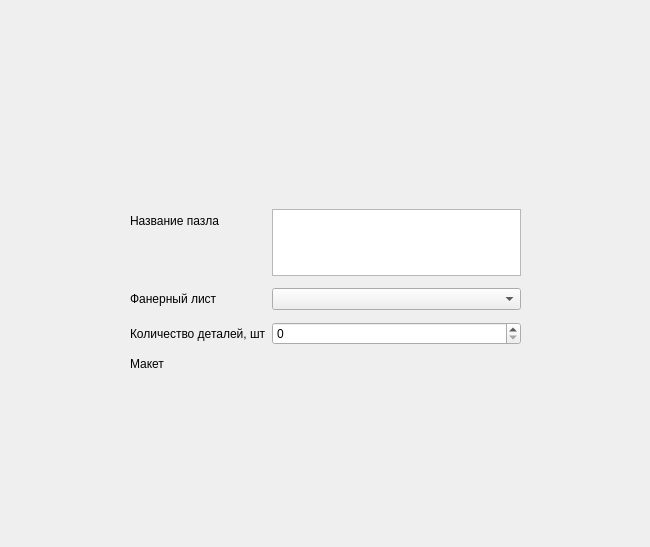
<?xml version="1.0" encoding="UTF-8"?>
<ui version="4.0">
 <class>Form</class>
 <widget class="QWidget" name="Form">
  <property name="geometry">
   <rect>
    <x>0</x>
    <y>0</y>
    <width>650</width>
    <height>547</height>
   </rect>
  </property>
  <property name="windowTitle">
   <string>Form</string>
  </property>
  <widget class="QWidget" name="formLayoutWidget">
   <property name="geometry">
    <rect>
     <x>130</x>
     <y>209</y>
     <width>391</width>
     <height>162</height>
    </rect>
   </property>
   <layout class="QFormLayout" name="formLayout">
    <item row="4" column="0">
     <widget class="QLabel" name="puzzle_count_label">
      <property name="text">
       <string>Количество деталей, шт</string>
      </property>
     </widget>
    </item>
    <item row="6" column="0">
     <widget class="QLabel" name="design_label">
      <property name="text">
       <string>Макет</string>
      </property>
     </widget>
    </item>
    <item row="2" column="0">
     <widget class="QLabel" name="wood_label">
      <property name="text">
       <string>Фанерный лист</string>
      </property>
     </widget>
    </item>
    <item row="0" column="0">
     <widget class="QLabel" name="puzzle_name_label">
      <property name="text">
       <string>Название пазла</string>
      </property>
     </widget>
    </item>
    <item row="2" column="1">
     <widget class="QComboBox" name="wood"/>
    </item>
    <item row="4" column="1">
     <widget class="QSpinBox" name="puzzle_count"/>
    </item>
    <item row="0" column="1">
     <widget class="QPlainTextEdit" name="puzzle_name">
      <property name="plainText">
       <string/>
      </property>
     </widget>
    </item>
    <item row="6" column="1">
     <widget class="QLabel" name="desing">
      <property name="text">
       <string/>
      </property>
     </widget>
    </item>
    <item row="5" column="0">
     <spacer name="verticalSpacer">
      <property name="orientation">
       <enum>Qt::Vertical</enum>
      </property>
      <property name="sizeHint" stdset="0">
       <size>
        <width>20</width>
        <height>40</height>
       </size>
      </property>
     </spacer>
    </item>
    <item row="3" column="0">
     <spacer name="verticalSpacer_2">
      <property name="orientation">
       <enum>Qt::Vertical</enum>
      </property>
      <property name="sizeHint" stdset="0">
       <size>
        <width>20</width>
        <height>40</height>
       </size>
      </property>
     </spacer>
    </item>
    <item row="1" column="0">
     <spacer name="verticalSpacer_3">
      <property name="orientation">
       <enum>Qt::Vertical</enum>
      </property>
      <property name="sizeHint" stdset="0">
       <size>
        <width>20</width>
        <height>40</height>
       </size>
      </property>
     </spacer>
    </item>
   </layout>
  </widget>
 </widget>
 <resources/>
 <connections/>
</ui>
